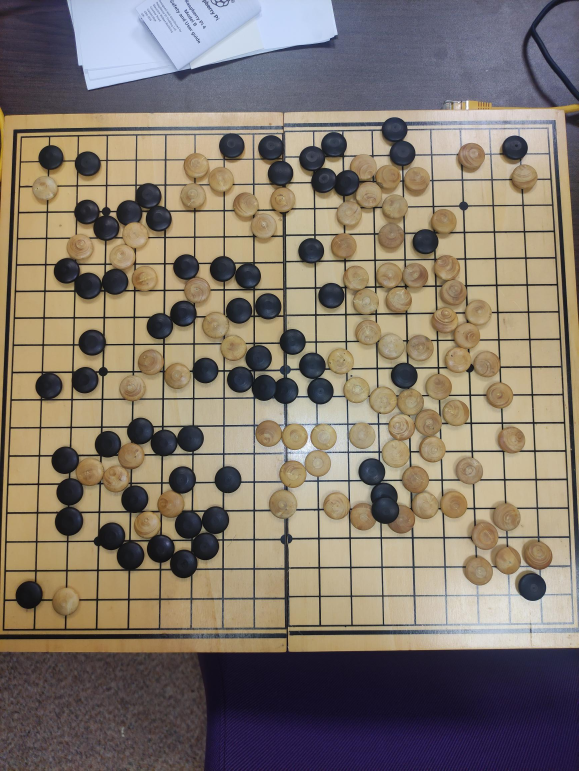
#> input picture reflet.jpg, 1736 x 2312 px (shown at 1/3 size)
$ python test2.py
#> lines starting #> are read from the running program, lines starting #| are printed output that depends on the picture
import cv2
import numpy as np

def find_nearest_intersection(circle_center, intersections):
    min_distance = float('inf')
    nearest_intersection = None

    for intersection in intersections:
        distance = np.sqrt((circle_center[0] - intersection[0]) ** 2 + (circle_center[1] - intersection[1]) ** 2)
        if distance < min_distance:
            min_distance = distance
            nearest_intersection = intersection

    return nearest_intersection

def label_intersections(intersections):
    labels_dict = {}
    label_index = 0
    for i in range(19):
        for j in range(19):
            if label_index < len(intersections):
                label = chr(97 + j) + chr(97 + i)
                labels_dict[label] = intersections[label_index]
                label_index += 1
    return labels_dict

def sort_intersections(intersections):
    return sorted(intersections, key=lambda x: (round(x[1]/14)*14, round(x[0])))

def hough_transform(image_path):
#> called with image_path = 'reflet.jpg'
    original_image = cv2.imread(image_path)
#> original_image is the input picture: shape (2312, 1736, 3); mean B, G, R 108.3, 120.1, 130.8
    edges = cv2.Canny(original_image, 50, 200, apertureSize=3)
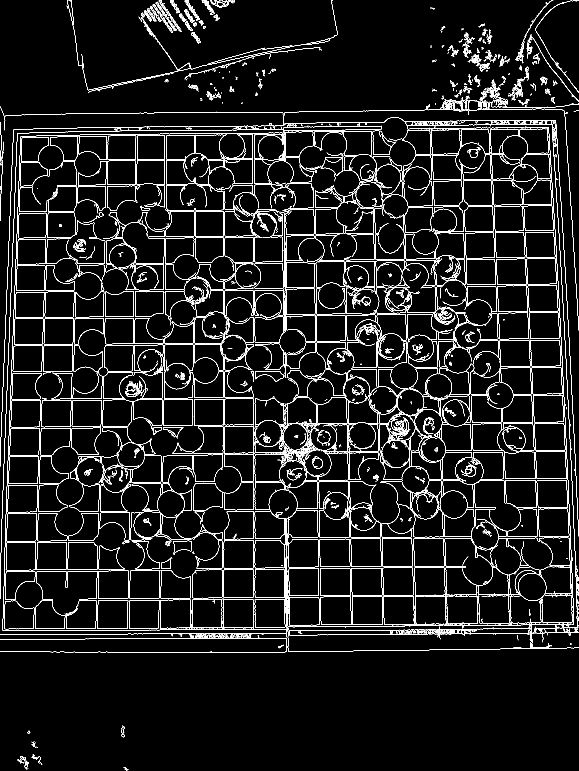
#> edges: shape (2312, 1736) (shown at 1/3 size); 4.5% white in thin lines or dots

    lines = cv2.HoughLines(edges, 1, np.pi / 180, 250)
#> lines = 158 rows, first 8: [760, 0], [719, 1.55], [-1023, 3.12], [-1623, 3.09], [798, 1.55], [-1638, 3.09], [-1370, 3.11], [-1651, 3.09]

    intersection_count = 0
    intersections = []

    if lines is not None:
        for rho, theta in lines[:, 0]:
            a = np.cos(theta)
            b = np.sin(theta)
            x0 = a * rho
            y0 = b * rho
            x1 = int(x0 + 1000 * (-b))
            y1 = int(y0 + 1000 * (a))
            x2 = int(x0 - 1000 * (-b))
            y2 = int(y0 - 1000 * (a))
            cv2.line(original_image, (x1, y1), (x2, y2), (0, 0, 255), 2)
#> this loop made 158 passes
#> (rho, theta, a, b, x0, y0, x1, y1) on passes 1 to 3: (760, 0, 1, 0, 760, 0, 760, 1000), (719, 1.55, 0.0175, 1, 12.55, 718.9, -987, 736), (-1023, 3.12, -1, 0.0175, 1022.8, -17.85, 1005, -1017)
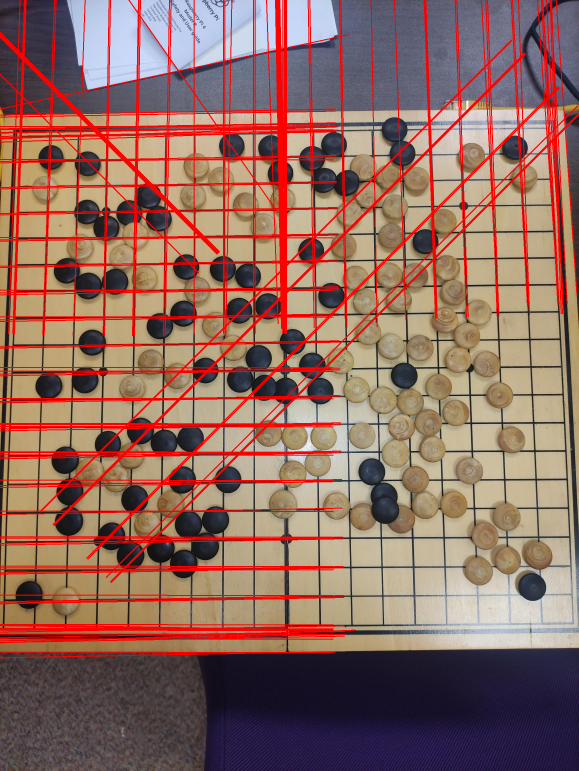
#> original_image: shape (2312, 1736, 3) (shown at 1/3 size); mean B, G, R 97.4, 107.9, 145.4

        for i in range(len(lines)):
            for j in range(i + 1, len(lines)):
                rho1, theta1 = lines[i][0]
                rho2, theta2 = lines[j][0]
                denominator = np.sin(theta1 - theta2)
                if denominator != 0:
                    A = np.array([[np.cos(theta1), np.sin(theta1)], [np.cos(theta2), np.sin(theta2)]])
                    b = np.array([[rho1], [rho2]])
                    intersection_point = np.linalg.solve(A, b)
                    if (0 <= intersection_point[0, 0] < original_image.shape[1]) and (0 <= intersection_point[1, 0] < original_image.shape[0]):
                        intersections.append((intersection_point[0, 0], intersection_point[1, 0]))
                        cv2.circle(original_image, (int(intersection_point[0, 0]), int(intersection_point[1, 0])), 5, (0, 255, 0), -1)
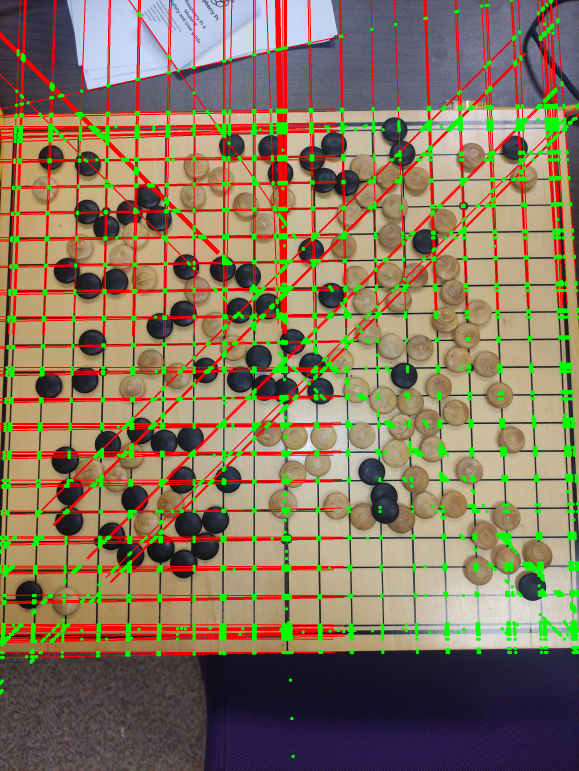
#> original_image: shape (2312, 1736, 3) (shown at 1/3 size); mean B, G, R 94.4, 118.4, 135.2
#> after the loop, intersections = 7029 pairs, first value 0.0685 to 1735.9, second value 0.0427 to 2269.6

    intersections_merge = []
    i = 0
    while i < len(intersections):
        x1, y1 = intersections[i]
        x1, y1 = int(x1), int(y1)
        j = i + 1
        while j < len(intersections):
            x2, y2 = intersections[j]
            distance = np.sqrt((x2 - x1) ** 2 + (y2 - y1) ** 2)
            if distance < 40:
                x1 = int((x1 + x2) / 2)
                y1 = int((y1 + y2) / 2)
                del intersections[j]
            else:
                j += 1
        intersections_merge.append((x1, y1))
        i += 1
#> this loop made 527 passes

    intersection_count = len(intersections_merge)
    intersections_merge = sort_intersections(intersections_merge)

    intersections_labeled = label_intersections(intersections_merge)
    print("Intersections étiquetées :")
    print(intersections_labeled)
#> (printed output is left out)

    print("nombre d'intersections :", intersection_count)

    for x, y in intersections_merge:
        cv2.circle(original_image, (int(x), int(y)), 5, (0, 255, 0), -1)
#> this loop made 527 passes
#> (x, y) on passes 1 to 3: (1534, 0), (1456, 16), (1641, 14)

    intersections_image = np.zeros_like(original_image)
    for x, y in intersections_merge:
        cv2.circle(intersections_image, (int(x), int(y)), 5, (0, 255, 0), -1)
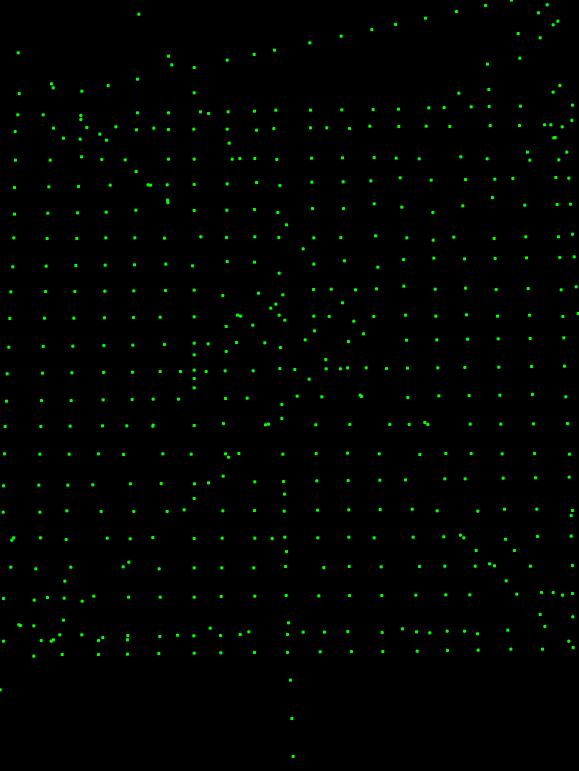
#> intersections_image: shape (2312, 1736, 3) (shown at 1/3 size); mean of channels 0, 1, 2 0, 2.7, 0; drawn as B, G, R

    cv2.imshow('Intersections détectées', np.hstack((cv2.resize(original_image, (400, 400)), cv2.resize(intersections_image, (400, 400)))))
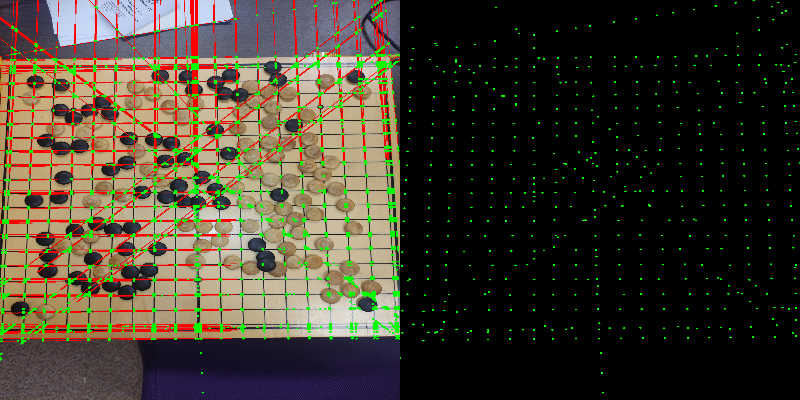
#> window 'Intersections détectées': shape (400, 800, 3); mean B, G, R 47, 60.6, 67.5
    cv2.waitKey(0)
    cv2.destroyAllWindows()

# Exemple d'utilisation :
hough_transform("reflet.jpg")
